Frame 1 (no input): blank canvas, image omitted
Frame 60 (no input): blank canvas, image omitted
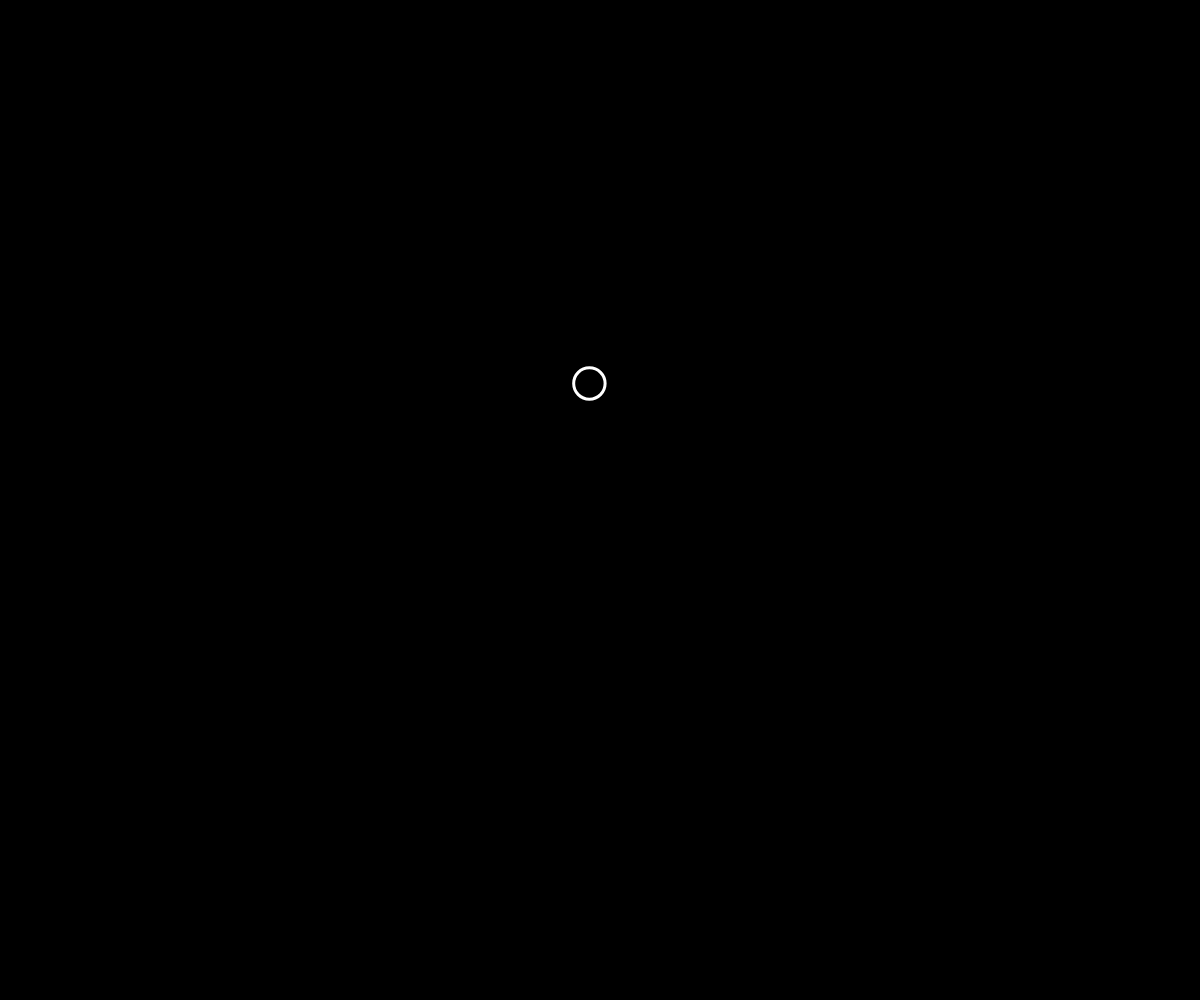
Frame 120 (the mouse pressed at the canvas centre since frame 60)

The p5.js sketch whose frames 1 and 60 were blank and that drew this single picture after the mouse press (run headless with seeded random() and noise() and a simulated clock; from frame 60 on, the mouse is pressed at the canvas centre):

// p5.js sketch
// ── sketch.js
let bubbles = [];

function setup() {
  createCanvas(windowWidth, windowHeight);
}

function mouseDragged() { 
  let r = random(10, 50);
  let b = new Bubble(mouseX, mouseY, r);
  bubbles.push(b);
}

function mousePressed() {
  let r = random(5, 20);
  let b = new Bubble(mouseX, mouseY, r);
  bubbles.push(b);
}

function draw() {
  background(0);

  for (let bubble of bubbles) {
    bubble.move();
    bubble.show();
  }

}

class Bubble {
  constructor(x, y, r) {
    this.x = x;
    this.y = y;
    this.r = r;
  }

  move() {
    this.x = this.x + random(-4, 4);
    this.y = this.y + random(-8, 4);
  }

  show() {
    stroke(255);
    strokeWeight(3);
    noFill();
    ellipse(this.x, this.y, this.r * 2);
  }
}
